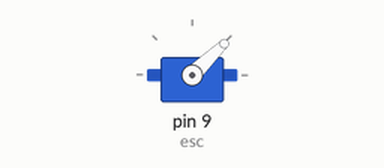
A sketch run on a simulated Arduino Uno, built with avr-gcc and run on an emulated ATmega328P. Parts: servo.

Above: at 0.1 s.
At 2.1 s:
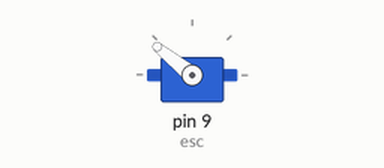
Timing chart, 0 to 3.6 s (numbered marks = the images above):
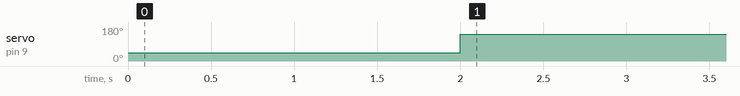

The sketch:

bldc_normal.ino
```cpp
#include <Servo.h>

Servo esc;  // Create a Servo object to control the ESC
int throttleInput = 0; // Variable to hold throttle input (0-180)

void setup() {
  esc.attach(9);
  esc.writeMicroseconds(1000);  // Send a minimum throttle signal (1000 microseconds)
  delay(2000);
}

void loop() {
    esc.writeMicroseconds(2000);
    delay(1000);
}
```

Measured:
- by itself, servo on pin 9 (esc): 44° → 141° at 2.0 s
